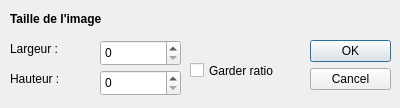
<?xml version="1.0" encoding="UTF-8"?>
<ui version="4.0">
 <class>Resize</class>
 <widget class="QDialog" name="Resize">
  <property name="geometry">
   <rect>
    <x>0</x>
    <y>0</y>
    <width>400</width>
    <height>108</height>
   </rect>
  </property>
  <property name="focusPolicy">
   <enum>Qt::StrongFocus</enum>
  </property>
  <property name="windowTitle">
   <string>Redimensionner</string>
  </property>
  <widget class="QLabel" name="_tLabel">
   <property name="geometry">
    <rect>
     <x>10</x>
     <y>10</y>
     <width>131</width>
     <height>17</height>
    </rect>
   </property>
   <property name="font">
    <font>
     <weight>75</weight>
     <bold>true</bold>
    </font>
   </property>
   <property name="text">
    <string>Taille de l'image</string>
   </property>
  </widget>
  <widget class="QLabel" name="_lLabel">
   <property name="geometry">
    <rect>
     <x>10</x>
     <y>40</y>
     <width>64</width>
     <height>17</height>
    </rect>
   </property>
   <property name="text">
    <string>Largeur :</string>
   </property>
  </widget>
  <widget class="QSpinBox" name="_lInput">
   <property name="geometry">
    <rect>
     <x>100</x>
     <y>40</y>
     <width>81</width>
     <height>26</height>
    </rect>
   </property>
   <property name="maximum">
    <number>9999</number>
   </property>
  </widget>
  <widget class="QLabel" name="_hLabel">
   <property name="geometry">
    <rect>
     <x>10</x>
     <y>70</y>
     <width>64</width>
     <height>17</height>
    </rect>
   </property>
   <property name="text">
    <string>Hauteur :</string>
   </property>
  </widget>
  <widget class="QSpinBox" name="_hInput">
   <property name="geometry">
    <rect>
     <x>100</x>
     <y>70</y>
     <width>81</width>
     <height>26</height>
    </rect>
   </property>
   <property name="maximum">
    <number>9999</number>
   </property>
  </widget>
  <widget class="QCheckBox" name="_ratio">
   <property name="geometry">
    <rect>
     <x>190</x>
     <y>60</y>
     <width>101</width>
     <height>21</height>
    </rect>
   </property>
   <property name="focusPolicy">
    <enum>Qt::TabFocus</enum>
   </property>
   <property name="text">
    <string>Garder ratio</string>
   </property>
  </widget>
  <widget class="QDialogButtonBox" name="_buttonbox">
   <property name="geometry">
    <rect>
     <x>310</x>
     <y>40</y>
     <width>81</width>
     <height>51</height>
    </rect>
   </property>
   <property name="orientation">
    <enum>Qt::Vertical</enum>
   </property>
   <property name="standardButtons">
    <set>QDialogButtonBox::Cancel|QDialogButtonBox::Ok</set>
   </property>
  </widget>
 </widget>
 <tabstops>
  <tabstop>_ratio</tabstop>
  <tabstop>_lInput</tabstop>
  <tabstop>_hInput</tabstop>
 </tabstops>
 <resources/>
 <connections>
  <connection>
   <sender>_buttonbox</sender>
   <signal>accepted()</signal>
   <receiver>Resize</receiver>
   <slot>accept()</slot>
   <hints>
    <hint type="sourcelabel">
     <x>350</x>
     <y>65</y>
    </hint>
    <hint type="destinationlabel">
     <x>199</x>
     <y>53</y>
    </hint>
   </hints>
  </connection>
  <connection>
   <sender>_buttonbox</sender>
   <signal>rejected()</signal>
   <receiver>Resize</receiver>
   <slot>reject()</slot>
   <hints>
    <hint type="sourcelabel">
     <x>350</x>
     <y>65</y>
    </hint>
    <hint type="destinationlabel">
     <x>199</x>
     <y>53</y>
    </hint>
   </hints>
  </connection>
 </connections>
</ui>
